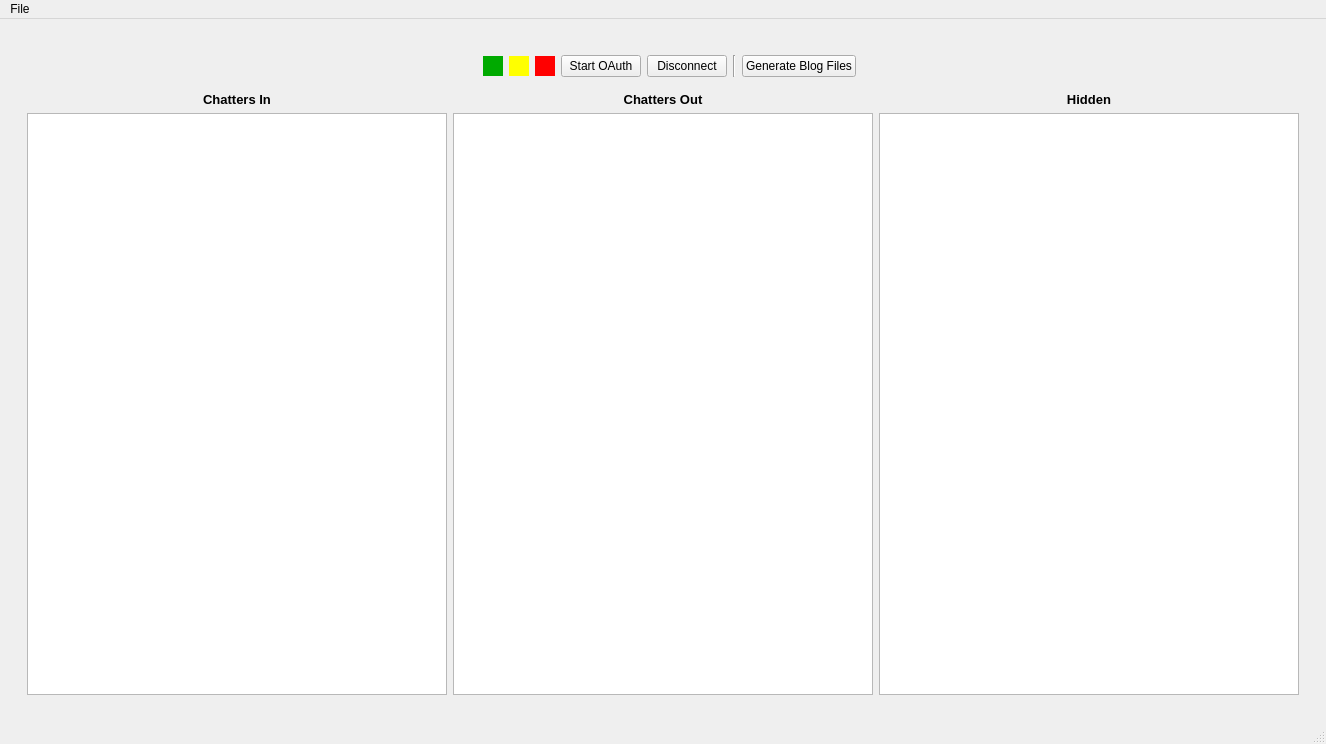
<?xml version="1.0" encoding="UTF-8"?>
<ui version="4.0">
 <class>MainWindow</class>
 <widget class="QMainWindow" name="MainWindow">
  <property name="geometry">
   <rect>
    <x>0</x>
    <y>0</y>
    <width>1326</width>
    <height>744</height>
   </rect>
  </property>
  <property name="windowTitle">
   <string>TwitchBotPython</string>
  </property>
  <widget class="QWidget" name="centralwidget">
   <layout class="QVBoxLayout" name="verticalLayout">
    <item>
     <widget class="QStackedWidget" name="centralStackedWidget">
      <property name="currentIndex">
       <number>0</number>
      </property>
      <widget class="QWidget" name="page">
       <layout class="QVBoxLayout" name="verticalLayout_2">
        <item>
         <widget class="QWidget" name="grid" native="true">
          <layout class="QGridLayout" name="gridLayout">
           <item row="2" column="1">
            <widget class="QTableView" name="tableViewOut">
             <property name="minimumSize">
              <size>
               <width>420</width>
               <height>0</height>
              </size>
             </property>
             <property name="sizeAdjustPolicy">
              <enum>QAbstractScrollArea::SizeAdjustPolicy::AdjustToContents</enum>
             </property>
             <property name="alternatingRowColors">
              <bool>true</bool>
             </property>
             <property name="selectionMode">
              <enum>QAbstractItemView::SelectionMode::SingleSelection</enum>
             </property>
             <property name="cornerButtonEnabled">
              <bool>false</bool>
             </property>
             <attribute name="horizontalHeaderVisible">
              <bool>false</bool>
             </attribute>
             <attribute name="horizontalHeaderStretchLastSection">
              <bool>true</bool>
             </attribute>
             <attribute name="verticalHeaderVisible">
              <bool>false</bool>
             </attribute>
            </widget>
           </item>
           <item row="2" column="0">
            <widget class="QTableView" name="tableViewIn">
             <property name="minimumSize">
              <size>
               <width>420</width>
               <height>0</height>
              </size>
             </property>
             <property name="sizeAdjustPolicy">
              <enum>QAbstractScrollArea::SizeAdjustPolicy::AdjustToContents</enum>
             </property>
             <property name="alternatingRowColors">
              <bool>true</bool>
             </property>
             <property name="selectionMode">
              <enum>QAbstractItemView::SelectionMode::SingleSelection</enum>
             </property>
             <property name="cornerButtonEnabled">
              <bool>false</bool>
             </property>
             <attribute name="horizontalHeaderVisible">
              <bool>false</bool>
             </attribute>
             <attribute name="horizontalHeaderStretchLastSection">
              <bool>true</bool>
             </attribute>
             <attribute name="verticalHeaderVisible">
              <bool>false</bool>
             </attribute>
            </widget>
           </item>
           <item row="2" column="2">
            <widget class="QTableView" name="tableViewHidden">
             <property name="minimumSize">
              <size>
               <width>420</width>
               <height>0</height>
              </size>
             </property>
             <property name="sizeAdjustPolicy">
              <enum>QAbstractScrollArea::SizeAdjustPolicy::AdjustToContents</enum>
             </property>
             <property name="alternatingRowColors">
              <bool>true</bool>
             </property>
             <property name="selectionMode">
              <enum>QAbstractItemView::SelectionMode::SingleSelection</enum>
             </property>
             <property name="cornerButtonEnabled">
              <bool>false</bool>
             </property>
             <attribute name="horizontalHeaderVisible">
              <bool>false</bool>
             </attribute>
             <attribute name="horizontalHeaderStretchLastSection">
              <bool>true</bool>
             </attribute>
             <attribute name="verticalHeaderVisible">
              <bool>false</bool>
             </attribute>
            </widget>
           </item>
           <item row="1" column="0">
            <widget class="QLabel" name="label">
             <property name="text">
              <string>&lt;html&gt;&lt;head/&gt;&lt;body&gt;&lt;p&gt;&lt;span style=&quot; font-size:10pt; font-weight:600;&quot;&gt;Chatters In&lt;/span&gt;&lt;/p&gt;&lt;/body&gt;&lt;/html&gt;</string>
             </property>
             <property name="alignment">
              <set>Qt::AlignmentFlag::AlignCenter</set>
             </property>
            </widget>
           </item>
           <item row="0" column="0" colspan="3">
            <widget class="QWidget" name="horizontalWidget" native="true">
             <layout class="QHBoxLayout" name="horizontalLayout">
              <item>
               <spacer name="horizontalSpacer">
                <property name="orientation">
                 <enum>Qt::Orientation::Horizontal</enum>
                </property>
                <property name="sizeHint" stdset="0">
                 <size>
                  <width>40</width>
                  <height>20</height>
                 </size>
                </property>
               </spacer>
              </item>
              <item>
               <widget class="QLabel" name="labelHeartbeat">
                <property name="text">
                 <string/>
                </property>
               </widget>
              </item>
              <item>
               <widget class="QLabel" name="labelConnectionOn">
                <property name="minimumSize">
                 <size>
                  <width>20</width>
                  <height>20</height>
                 </size>
                </property>
                <property name="maximumSize">
                 <size>
                  <width>20</width>
                  <height>20</height>
                 </size>
                </property>
                <property name="styleSheet">
                 <string notr="true">background-color: rgb(0, 170, 0);</string>
                </property>
                <property name="text">
                 <string/>
                </property>
               </widget>
              </item>
              <item>
               <widget class="QLabel" name="labelConnectionTry">
                <property name="minimumSize">
                 <size>
                  <width>20</width>
                  <height>20</height>
                 </size>
                </property>
                <property name="maximumSize">
                 <size>
                  <width>20</width>
                  <height>20</height>
                 </size>
                </property>
                <property name="styleSheet">
                 <string notr="true">background-color: rgb(255, 255, 0);</string>
                </property>
                <property name="text">
                 <string/>
                </property>
               </widget>
              </item>
              <item>
               <widget class="QLabel" name="labelConnectionOff">
                <property name="minimumSize">
                 <size>
                  <width>20</width>
                  <height>20</height>
                 </size>
                </property>
                <property name="maximumSize">
                 <size>
                  <width>20</width>
                  <height>20</height>
                 </size>
                </property>
                <property name="styleSheet">
                 <string notr="true">background-color: rgb(255, 0, 0);</string>
                </property>
                <property name="text">
                 <string/>
                </property>
               </widget>
              </item>
              <item>
               <widget class="QPushButton" name="oauth_button">
                <property name="text">
                 <string>Start OAuth</string>
                </property>
               </widget>
              </item>
              <item>
               <widget class="QPushButton" name="buttonDisconnect">
                <property name="text">
                 <string>Disconnect</string>
                </property>
               </widget>
              </item>
              <item>
               <widget class="Line" name="line">
                <property name="orientation">
                 <enum>Qt::Orientation::Vertical</enum>
                </property>
               </widget>
              </item>
              <item>
               <widget class="QPushButton" name="buttonGenerate">
                <property name="text">
                 <string>Generate Blog Files</string>
                </property>
               </widget>
              </item>
              <item>
               <spacer name="horizontalSpacer_2">
                <property name="orientation">
                 <enum>Qt::Orientation::Horizontal</enum>
                </property>
                <property name="sizeHint" stdset="0">
                 <size>
                  <width>40</width>
                  <height>20</height>
                 </size>
                </property>
               </spacer>
              </item>
             </layout>
            </widget>
           </item>
           <item row="1" column="2">
            <widget class="QLabel" name="label_12">
             <property name="text">
              <string>&lt;html&gt;&lt;head/&gt;&lt;body&gt;&lt;p&gt;&lt;span style=&quot; font-size:10pt; font-weight:600;&quot;&gt;Hidden&lt;/span&gt;&lt;/p&gt;&lt;/body&gt;&lt;/html&gt;</string>
             </property>
             <property name="alignment">
              <set>Qt::AlignmentFlag::AlignCenter</set>
             </property>
            </widget>
           </item>
           <item row="1" column="1">
            <widget class="QLabel" name="label_2">
             <property name="text">
              <string>&lt;html&gt;&lt;head/&gt;&lt;body&gt;&lt;p&gt;&lt;span style=&quot; font-size:10pt; font-weight:600;&quot;&gt;Chatters Out&lt;/span&gt;&lt;/p&gt;&lt;/body&gt;&lt;/html&gt;</string>
             </property>
             <property name="alignment">
              <set>Qt::AlignmentFlag::AlignCenter</set>
             </property>
            </widget>
           </item>
          </layout>
         </widget>
        </item>
       </layout>
      </widget>
      <widget class="QWidget" name="page_2">
       <layout class="QVBoxLayout" name="verticalLayout_3">
        <item>
         <widget class="QWidget" name="gridWidget" native="true">
          <layout class="QVBoxLayout" name="verticalLayout_4">
           <item>
            <layout class="QHBoxLayout" name="horizontalLayout_4">
             <item>
              <widget class="QLabel" name="label_3">
               <property name="text">
                <string>&lt;html&gt;&lt;head/&gt;&lt;body&gt;&lt;p&gt;&lt;span style=&quot; font-weight:600;&quot;&gt;Client ID&lt;/span&gt;&lt;/p&gt;&lt;/body&gt;&lt;/html&gt;</string>
               </property>
               <property name="alignment">
                <set>Qt::AlignmentFlag::AlignRight|Qt::AlignmentFlag::AlignTrailing|Qt::AlignmentFlag::AlignVCenter</set>
               </property>
              </widget>
             </item>
             <item>
              <widget class="QLineEdit" name="lineEditClientID"/>
             </item>
             <item>
              <widget class="QLabel" name="label_4">
               <property name="text">
                <string>&lt;html&gt;&lt;head/&gt;&lt;body&gt;&lt;p&gt;Bot Client ID, get one &lt;a href=&quot;https://dev.twitch.tv/console/apps&quot;&gt;&lt;span style=&quot; text-decoration: underline; color:#99ebff;&quot;&gt;in the twitch console.&lt;/span&gt;&lt;/a&gt;&lt;/p&gt;&lt;/body&gt;&lt;/html&gt;</string>
               </property>
              </widget>
             </item>
            </layout>
           </item>
           <item>
            <layout class="QHBoxLayout" name="horizontalLayout_5">
             <item>
              <widget class="QLabel" name="label_5">
               <property name="text">
                <string>&lt;html&gt;&lt;head/&gt;&lt;body&gt;&lt;p&gt;&lt;span style=&quot; font-weight:600;&quot;&gt;Client Secret&lt;/span&gt;&lt;/p&gt;&lt;/body&gt;&lt;/html&gt;</string>
               </property>
               <property name="alignment">
                <set>Qt::AlignmentFlag::AlignRight|Qt::AlignmentFlag::AlignTrailing|Qt::AlignmentFlag::AlignVCenter</set>
               </property>
              </widget>
             </item>
             <item>
              <widget class="QLineEdit" name="lineEditClientSecret">
               <property name="echoMode">
                <enum>QLineEdit::EchoMode::Password</enum>
               </property>
              </widget>
             </item>
             <item>
              <widget class="QLabel" name="label_6">
               <property name="text">
                <string>&lt;html&gt;&lt;head/&gt;&lt;body&gt;&lt;p&gt;Associated Client Secret.&lt;/p&gt;&lt;/body&gt;&lt;/html&gt;</string>
               </property>
              </widget>
             </item>
            </layout>
           </item>
           <item>
            <layout class="QHBoxLayout" name="horizontalLayout_6">
             <item>
              <widget class="QLabel" name="label_7">
               <property name="text">
                <string>&lt;html&gt;&lt;head/&gt;&lt;body&gt;&lt;p&gt;&lt;span style=&quot; font-weight:600;&quot;&gt;Twitch Channel&lt;/span&gt;&lt;/p&gt;&lt;/body&gt;&lt;/html&gt;</string>
               </property>
               <property name="alignment">
                <set>Qt::AlignmentFlag::AlignRight|Qt::AlignmentFlag::AlignTrailing|Qt::AlignmentFlag::AlignVCenter</set>
               </property>
              </widget>
             </item>
             <item>
              <widget class="QLineEdit" name="lineEditChannel"/>
             </item>
             <item>
              <widget class="QLabel" name="label_8">
               <property name="text">
                <string>Chat to listen to.</string>
               </property>
              </widget>
             </item>
            </layout>
           </item>
           <item>
            <layout class="QHBoxLayout" name="horizontalLayout_7">
             <item>
              <widget class="QLabel" name="label_9">
               <property name="text">
                <string>&lt;html&gt;&lt;head/&gt;&lt;body&gt;&lt;p&gt;&lt;span style=&quot; font-weight:600;&quot;&gt;Sound Reward ID&lt;/span&gt;&lt;/p&gt;&lt;/body&gt;&lt;/html&gt;</string>
               </property>
               <property name="alignment">
                <set>Qt::AlignmentFlag::AlignRight|Qt::AlignmentFlag::AlignTrailing|Qt::AlignmentFlag::AlignVCenter</set>
               </property>
              </widget>
             </item>
             <item>
              <widget class="QLineEdit" name="lineEditSoundRewardId"/>
             </item>
             <item>
              <widget class="QLabel" name="label_11">
               <property name="text">
                <string>Reward that activate the soundboard.</string>
               </property>
              </widget>
             </item>
             <item>
              <widget class="QPushButton" name="buttonSettingsReward">
               <property name="text">
                <string>Extract ID of latest used Reward</string>
               </property>
              </widget>
             </item>
            </layout>
           </item>
           <item>
            <layout class="QHBoxLayout" name="horizontalLayout_8">
             <item>
              <widget class="QLabel" name="label_10">
               <property name="text">
                <string>&lt;html&gt;&lt;head/&gt;&lt;body&gt;&lt;p&gt;&lt;span style=&quot; font-weight:600;&quot;&gt;Blog Export Path&lt;/span&gt;&lt;/p&gt;&lt;/body&gt;&lt;/html&gt;</string>
               </property>
               <property name="alignment">
                <set>Qt::AlignmentFlag::AlignRight|Qt::AlignmentFlag::AlignTrailing|Qt::AlignmentFlag::AlignVCenter</set>
               </property>
              </widget>
             </item>
             <item>
              <widget class="QLineEdit" name="lineEditBlogExportPath"/>
             </item>
            </layout>
           </item>
           <item>
            <layout class="QHBoxLayout" name="horizontalLayout_9">
             <item>
              <spacer name="horizontalSpacer_4">
               <property name="orientation">
                <enum>Qt::Orientation::Horizontal</enum>
               </property>
               <property name="sizeHint" stdset="0">
                <size>
                 <width>40</width>
                 <height>20</height>
                </size>
               </property>
              </spacer>
             </item>
             <item>
              <widget class="QPushButton" name="buttonSettingsSave">
               <property name="text">
                <string>Save</string>
               </property>
              </widget>
             </item>
             <item>
              <widget class="QPushButton" name="buttonSettingsCancel">
               <property name="text">
                <string>Cancel</string>
               </property>
              </widget>
             </item>
             <item>
              <spacer name="horizontalSpacer_3">
               <property name="orientation">
                <enum>Qt::Orientation::Horizontal</enum>
               </property>
               <property name="sizeHint" stdset="0">
                <size>
                 <width>40</width>
                 <height>20</height>
                </size>
               </property>
              </spacer>
             </item>
            </layout>
           </item>
           <item>
            <spacer name="verticalSpacer">
             <property name="orientation">
              <enum>Qt::Orientation::Vertical</enum>
             </property>
             <property name="sizeHint" stdset="0">
              <size>
               <width>20</width>
               <height>40</height>
              </size>
             </property>
            </spacer>
           </item>
          </layout>
         </widget>
        </item>
       </layout>
      </widget>
     </widget>
    </item>
   </layout>
  </widget>
  <widget class="QMenuBar" name="menubar">
   <property name="geometry">
    <rect>
     <x>0</x>
     <y>0</y>
     <width>1326</width>
     <height>33</height>
    </rect>
   </property>
   <widget class="QMenu" name="menuFile">
    <property name="title">
     <string>File</string>
    </property>
    <addaction name="actionSettings"/>
    <addaction name="separator"/>
    <addaction name="actionExit"/>
   </widget>
   <addaction name="menuFile"/>
  </widget>
  <widget class="QStatusBar" name="statusbar"/>
  <action name="actionSettings">
   <property name="text">
    <string>Settings</string>
   </property>
  </action>
  <action name="actionExit">
   <property name="text">
    <string>Exit</string>
   </property>
  </action>
 </widget>
 <resources>
  <include location="resources.qrc"/>
 </resources>
 <connections/>
</ui>
